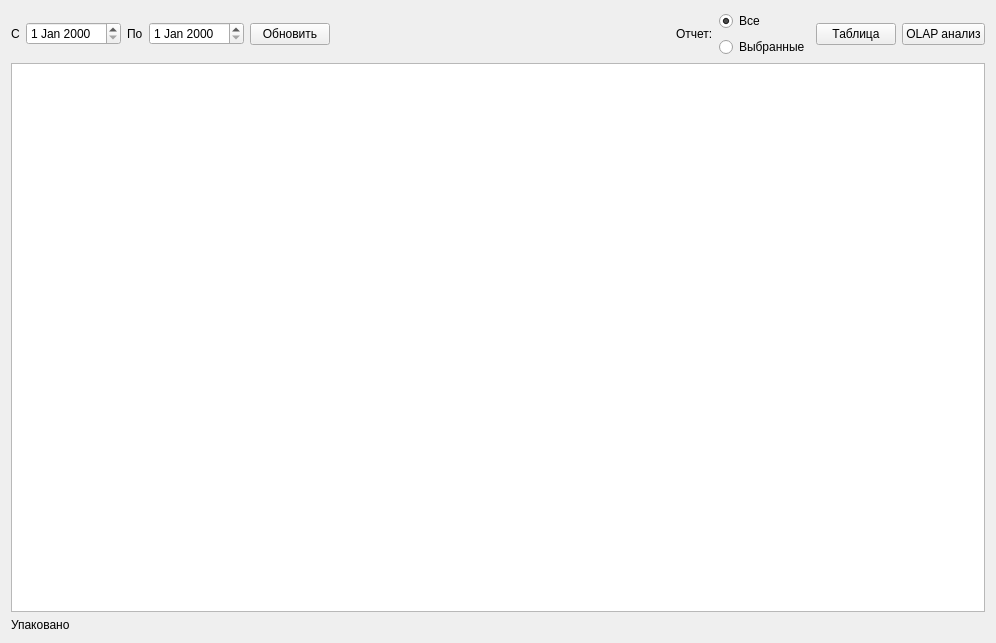
<?xml version="1.0" encoding="UTF-8"?>
<ui version="4.0">
 <class>FormRepPack</class>
 <widget class="QWidget" name="FormRepPack">
  <property name="geometry">
   <rect>
    <x>0</x>
    <y>0</y>
    <width>996</width>
    <height>643</height>
   </rect>
  </property>
  <property name="windowTitle">
   <string>Form</string>
  </property>
  <layout class="QVBoxLayout" name="verticalLayout_2">
   <item>
    <layout class="QHBoxLayout" name="horizontalLayout">
     <item>
      <widget class="QLabel" name="label">
       <property name="text">
        <string>С</string>
       </property>
      </widget>
     </item>
     <item>
      <widget class="DbDateEdit" name="dateEditBeg"/>
     </item>
     <item>
      <widget class="QLabel" name="label_2">
       <property name="text">
        <string>По</string>
       </property>
      </widget>
     </item>
     <item>
      <widget class="DbDateEdit" name="dateEditEnd"/>
     </item>
     <item>
      <widget class="QPushButton" name="pushButtonUpd">
       <property name="text">
        <string>Обновить</string>
       </property>
      </widget>
     </item>
     <item>
      <spacer name="horizontalSpacer">
       <property name="orientation">
        <enum>Qt::Horizontal</enum>
       </property>
       <property name="sizeHint" stdset="0">
        <size>
         <width>40</width>
         <height>20</height>
        </size>
       </property>
      </spacer>
     </item>
     <item>
      <widget class="QLabel" name="label_3">
       <property name="text">
        <string>Отчет:</string>
       </property>
      </widget>
     </item>
     <item>
      <layout class="QVBoxLayout" name="verticalLayout">
       <item>
        <widget class="QRadioButton" name="radioButtonAll">
         <property name="text">
          <string>Все</string>
         </property>
         <property name="checked">
          <bool>true</bool>
         </property>
        </widget>
       </item>
       <item>
        <widget class="QRadioButton" name="radioButtonSel">
         <property name="text">
          <string>Выбранные</string>
         </property>
        </widget>
       </item>
      </layout>
     </item>
     <item>
      <widget class="QPushButton" name="pushButtonTbl">
       <property name="text">
        <string>Таблица</string>
       </property>
      </widget>
     </item>
     <item>
      <widget class="QPushButton" name="pushButtonOlap">
       <property name="text">
        <string>OLAP анализ</string>
       </property>
      </widget>
     </item>
    </layout>
   </item>
   <item>
    <widget class="TableView" name="tableView">
     <property name="selectionBehavior">
      <enum>QAbstractItemView::SelectRows</enum>
     </property>
    </widget>
   </item>
   <item>
    <widget class="QLabel" name="labelSum">
     <property name="text">
      <string>Упаковано</string>
     </property>
    </widget>
   </item>
  </layout>
 </widget>
 <customwidgets>
  <customwidget>
   <class>DbDateEdit</class>
   <extends>QDateEdit</extends>
   <header>db/dbdateedit.h</header>
  </customwidget>
  <customwidget>
   <class>TableView</class>
   <extends>QTableView</extends>
   <header>olap/tableview.h</header>
  </customwidget>
 </customwidgets>
 <resources/>
 <connections/>
</ui>
